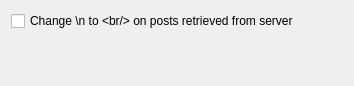
<ui version="4.0" >
 <class>AdvancedSettingsBase</class>
 <widget class="QWidget" name="AdvancedSettingsBase" >
  <property name="geometry" >
   <rect>
    <x>0</x>
    <y>0</y>
    <width>354</width>
    <height>86</height>
   </rect>
  </property>
  <layout class="QVBoxLayout" name="verticalLayout" >
   <item>
    <widget class="QCheckBox" name="kcfg_changeNToBreak" >
     <property name="toolTip" >
      <string>This can be useful for some blogs, like Wordpress, that do not store posts as HTML</string>
     </property>
     <property name="text" >
      <string>Change \n to &lt;br/> on posts retrieved from server</string>
     </property>
    </widget>
   </item>
   <item>
    <spacer name="verticalSpacer" >
     <property name="orientation" >
      <enum>Qt::Vertical</enum>
     </property>
     <property name="sizeHint" stdset="0" >
      <size>
       <width>20</width>
       <height>40</height>
      </size>
     </property>
    </spacer>
   </item>
  </layout>
 </widget>
 <resources/>
 <connections/>
</ui>
